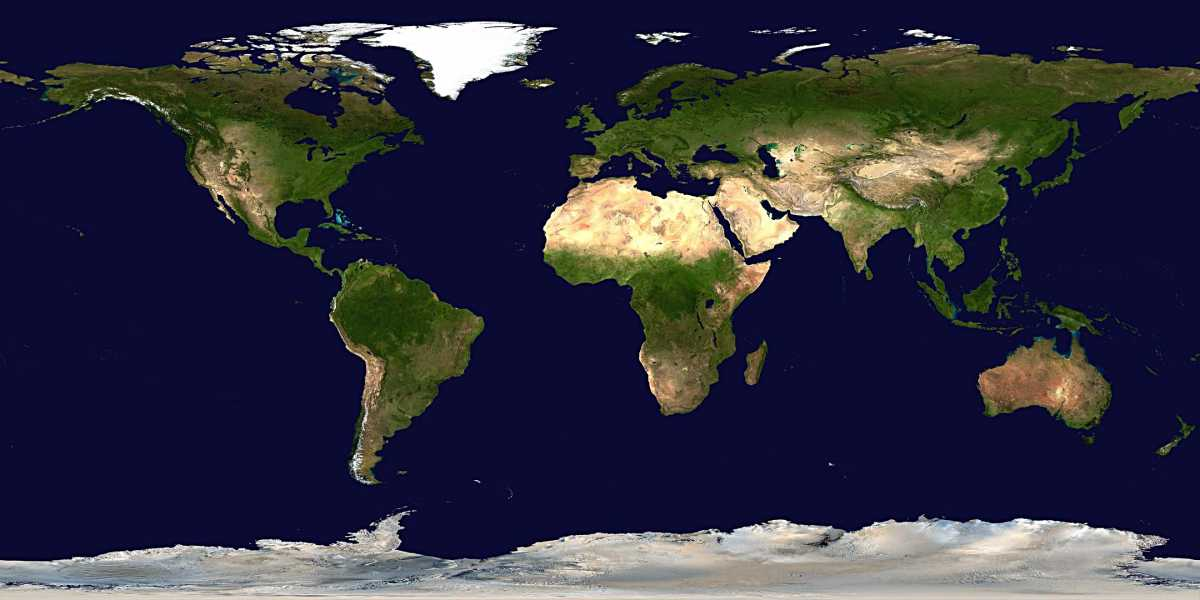
#> input picture earthmap.jpg, 1200 x 600 px
$ python Up_to_date_2.py
#> lines starting #> are read from the running program, lines starting #| are printed output that depends on the picture
### constants.py
import numpy as np
import matplotlib.pyplot as plt
from mpl_toolkits.mplot3d import Axes3D
from math import sin, cos, sqrt, fabs, atan2
from PIL import Image, ImageEnhance
from collections import deque

size = 100
R = 6378  # Radius of earth (km)
r = R + 2000  # Radius of satellite orbit (km)
G = 6.67430 * (10 ** (-11))  # Gravitational constant (m^3/kg*s^2)
M = 5.9722 * (10 ** 24)  # Earth mass (kg)
V = sqrt(G * M / (r * 10 ** 3))  # Velocity of Satellite (m/s)
# print('V=', V)
dt = 200  # Delta time (s)
omega = 0.0000729211840505999  # Earth Angular Velocity (rad/s)

r_c = 1010 # Radius of circle on the Earth
al = 30 * (np.pi / 180)  # angle of rotation of the satellite trajectory about the x axis
                         # i. e. angle between the plane of equator and the plane of satellite motion
phi0, teta0 = -1 * (3.5 * np.pi / 2) , -1 * (2 * np.pi / 6)  # np.pi/2 - r_c/R <= teta0 <= r_c/R - np.pi/2
dTeta = (r_c / R)
# phi0, teta0 = (2 * np.pi - phi0), (-np.pi / 2 + teta0)  # centre of a circle on sphere
circle_diap = [-np.pi, np.pi]

lstep = 1  # time step
# Different constants for findig ground track and circle on earth
A = R * sin(dTeta) * cos(teta0) * cos(phi0)
B = - R * cos(dTeta) * sin(teta0) * cos(phi0)
C = R * sin(dTeta) * sin(phi0)
D = - R * sin(dTeta) * cos(teta0) * sin(phi0)
E = R * cos(dTeta) * sin(teta0) * sin(phi0)
F = R * sin(dTeta) * cos(phi0)
G = R * sin(dTeta) * sin(teta0)
H = R * cos(dTeta) * cos(teta0)

phi0, teta0 = -1 * phi0, -1 * teta0

# al = -al
a = R * (1 + cos(al)) / 2
b = R * (1 - cos(al)) / 2
c = -R * sin(al)

# al = -al
f1 = V * 0.001 / r + omega
f2 = V * 0.001 / r - omega
gamma = V * 0.001 / r
if teta0 - dTeta > np.pi / 2 + al or teta0 + dTeta < np.pi / 2 - al:
    print('Interception is impossible')
    exit()
elif np.pi / 2 - al <= teta0 <= np.pi / 2 + al:
    print("\n Case 2 \n")
    min_, max_ = 10, -1
    for p in np.linspace(0, 4 * np.pi / 2, 500):
        x = A * np.cos(p) + C * np.sin(p) + B
        y = D * np.cos(p) + F * np.sin(p) + E
        it = np.arctan2(y, x)
        if it < min_:
            min_ = it
        if it > max_:
            max_ = it


elif teta0 > np.pi/2 + al or teta0 < np.pi/2 - al:
    print("\n Case 3 \n")
    if teta0 > np.pi/2 + al:
        shirota = np.pi/2 + al
    else:
        shirota = np.pi/2 - al
    min_, max_ = False, False
    p = 2*np.pi/500

    tet0 = atan2(sqrt((A+B)**2 + (D+E)**2), G+H)
    for p in np.linspace(0, 2*np.pi, 500):
        x = A * cos(p) + C * sin(p) + B
        y = D * cos(p) + F * sin(p) + E
        z = G * cos(p) + H

        tet1 = atan2(sqrt(x * x + y * y), z)
        # print((tet1 - tet0)*180/np.pi, end=' ')
        if tet0 <= shirota < tet1 or tet1 <= shirota < tet0:
            print('enter')
            if not min_:
                min_ = atan2(y, x)
                print('tet1 (grad), P',tet1*180/np.pi, p)
            elif not max_:
                max_ = atan2(y, x)
                print('tet1 (grad), P',tet1*180/np.pi, p)
                break
        tet0 = tet1
longitude = (min_, max_) if min_ < max_ else (max_,min_)
latitude = (max(teta0 - dTeta, np.pi / 2 - al), min(teta0 + dTeta, np.pi / 2 + al))
# print('longitude (grad)',longitude[0]*180/np.pi, longitude[1]*180/np.pi)
# print('latitude (rad)',latitude[0]*180/np.pi, latitude[1]*180/np.pi)
# print('Circle diapazone :', *circle_diap)

def spec_line():
    x, y, z = np.array([]), np.array([]), np.array([])
    for t in latitude:
        ph = np.mgrid[longitude[0]:longitude[1]:100j]
        # ph = np.mgrid[0:2*np.pi:100j]
        x = np.hstack((x, R * np.cos(ph) * sin(t)))
        y = np.hstack((y, R * np.sin(ph) * sin(t)))
        z = np.hstack((z, R * np.array([cos(t)] * 100)))
    for p in longitude:
        t = np.mgrid[latitude[0]:latitude[1]:100j]
        # t = np.mgrid[-np.pi/2:np.pi/2:100j]
        x = np.hstack((x, R * cos(p) * np.sin(t)))
        y = np.hstack((y, R * sin(p) * np.sin(t)))
        z = np.hstack((z, R * np.cos(t)))

    return x, y, z


# Rot_matr_z = np.array([
#         [cos(phi0), - sin(phi0), 0],
#         [sin(phi0), cos(phi0), 0],
#         [0, 0, 1]
#     ])
#     Rot_matr_y = np.array([
#         [cos(teta0), 0, sin(teta0)],
#         [0, 1, 0],
#         [-sin(teta0), 0, cos(teta0)]
#     ])
#
#
#     teta = np.array([(r_c / R)] * 100)
#     phi = np.mgrid[0: 2 * np.pi: 100j]
#     x = R * np.cos(phi) * np.sin(teta)
#     y = R * np.sin(phi) * np.sin(teta)
#     z = R * np.cos(teta)
#     xyz = np.array([x, y, z]).T
#     xyz = np.dot(np.dot(xyz, Rot_matr_y), Rot_matr_z).T
#
#     ax.plot(xyz[0], xyz[1], xyz[2], color='r', linewidth=4)

### interseption.py
from constants import *

distance = lambda x1, y1, z1, x2, y2, z2: R * np.arccos((x1 * x2 + y1 * y2 + z1 * z2) / R ** 2)


def satellite_pos(t_):
    x = a * cos(f1 * t_) + b * cos(f2 * t_)
    y = a * sin(f1 * t_) - b * sin(f2 * t_)
    z = c * sin(gamma * t_)
    ph = atan2(y, x)
    te = atan2(sqrt(x ** 2 + y ** 2), z)
    return ph, te


def satellite_pos2(t_):
    x = a * cos(f1 * t_) + b * cos(f2 * t_)
    y = a * sin(f1 * t_) - b * sin(f2 * t_)
    z = c * sin(gamma * t_)
    ph = atan2(y, x)
    te = atan2(sqrt(x ** 2 + y ** 2), z)
    return x, y, z, ph, te


def satellite_pos_xyz(t_):
    x = a * cos(f1 * t_) + b * cos(f2 * t_)
    y = a * sin(f1 * t_) - b * sin(f2 * t_)
    z = c * sin(gamma * t_)
    return x, y, z


def mid_step_per_t():
    dist = 0
    accur = 10000
    for i in range(accur):
        x1, y1, z1 = satellite_pos_xyz(i)
        x2, y2, z2 = satellite_pos_xyz(i + 1)
        dist += distance(x1, y1, z1, x2, y2, z2)
    return dist / accur


# [5 lines of commented-out code are left out]

step = min(fabs(longitude[1] - longitude[0]),
               fabs(latitude[1] - latitude[0])) / 2
mid_V = mid_step_per_t()
step1 = (0.25*step*r/mid_V)
step2 = (2*np.pi*r_c*0.0001/mid_V)
print("Step1 = %f\nStep2 = %f\nMid_V = %f\n" % (step1, step2, mid_V))

def meeting_time(begin=0):

#> called with begin = 0
    t_ = begin
    while True:
        ph, te = satellite_pos(t_)
        if (longitude[0] <= ph <= longitude[1] and
                latitude[0] <= te <= latitude[1]):
            break
        t_ += step1

    t1, t2 = False, False
    t = t_ - step1
    while True:
        ph, te = satellite_pos(t)
        if (longitude[0] <= ph <= longitude[1] and
                latitude[0] <= te <= latitude[1]):
            break
        t += step2
    t_ = t
    # calc center of cicrcle
    x0 = R * cos(phi0) * sin(teta0)
    y0 = R * sin(phi0) * sin(teta0)
    z0 = R * cos(teta0)

    d_rad = r_c  #

    # print('d=', *d)
    print('d-rad =', d_rad)
    # calculated

    # step2 = 3 * step / (gamma + omega * r)
    while True:
        # print('t- t_ =', t - t_)
        x, y, z, ph, te = satellite_pos2(t)
        if (ph > longitude[1] or te > latitude[1] or
                ph < longitude[0] or te < latitude[0]):
            print('t- t_ =', t - t_)
            break
        dist = R * np.arccos((x * x0 + y * y0 + z * z0) / R ** 2)
        t += step2
        if not t1:
            if dist <= r_c:
                t1 = t - step2
            else:
                continue
        elif not t2 and dist >= r_c:
            t2 = t - step2
            break
    if t1 and t2:
        return t_, step1, t1, t2, step2
    return meeting_time(t)

### Up_to_date_2.py
# the earth is motionless
# the satellite has an angular velocity
from interseption import *

t_, step, t1, t2, step2 = meeting_time()
err = tuple(((satellite_pos_xyz(t1)), (satellite_pos_xyz(t1 + step2))))
err = distance(*err[0], *err[1])/2
print('meeting tim() =  %f hours\nt1 = %f\nt2 = %f\n' % (t_/3600, t1, t2))
# exit()
if __name__ == '__main__':
    fig = plt.figure(figsize=(12, 9))
    ax = fig.add_subplot(111, projection='3d')
    plt.xlim([-r - 10, r + 10])
    plt.ylim([-r - 10, r + 10])
    ax.set_xlabel('x')
    ax.set_ylabel('y')
    ax.set_zlabel('z')
    ax.set_title('Circle')
    # ax.view_init(azim=2*np.pi/2)
    # plt.axis('off')
    # Load earthmap with PIL
    bm = Image.open('earthmap.jpg')
#> bm is the input picture: PIL image 1200x600 RGB; mean R, G, B 49.9, 49.2, 63.7
    bm = ImageEnhance.Brightness(bm).enhance(3)
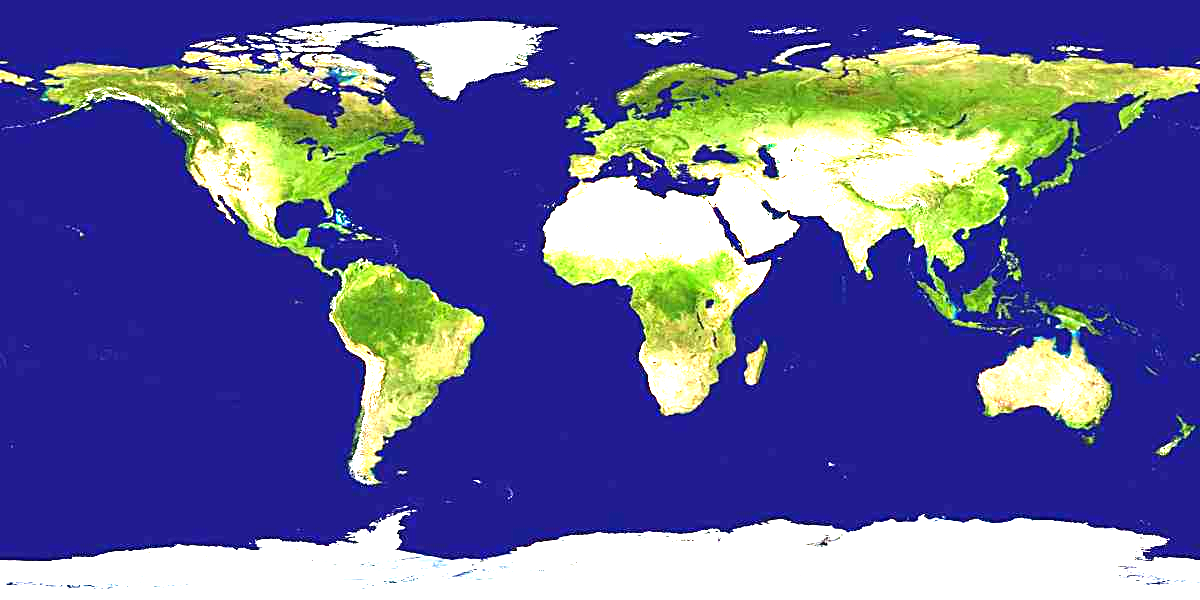
#> bm: PIL image 1200x600 RGB; mean R, G, B 97.4, 99.4, 152.9
    # It's big, so I'll rescale it, convert to array, and divide by 256 to get RGB values that matplotlib accept
    print(*bm.size)
#| 1200 600
    bm = np.array(bm.resize([d // 3 for d in bm.size])) / 256.
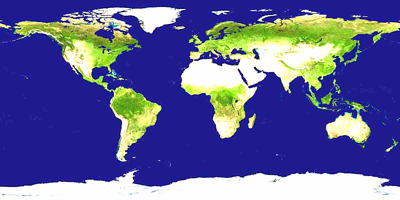
#> bm: shape (200, 400, 3) float64; mean R, G, B 0.38, 0.388, 0.597

    # d/1 is normal size, anything else is smaller - faster loading time on Uni HPC

    # Coordinates of the image - don't know if this is entirely accurate, but probably close
    lons = np.linspace(-180, 180, bm.shape[1]) * np.pi / 180
#> lons = 400 values from -3.14 to 3.14
    lats = np.linspace(-90, 90, bm.shape[0])[::-1] * np.pi / 180

    # Repeat code specifying face colours

    x = np.outer(R * np.cos(lons), np.cos(lats)).T
    y = np.outer(R * np.sin(lons), np.cos(lats)).T
    z = np.outer(R * np.ones(np.size(lons)), np.sin(lats)).T
    ax.plot_surface(x, y, z,
                    rstride=4, cstride=4,
                    facecolors=bm, linewidth=0.1, shade=False, alpha=0.3)
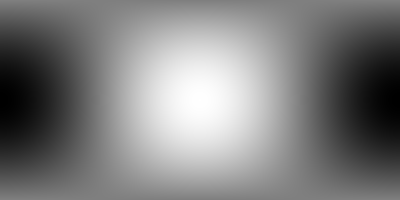
#> x: shape (200, 400) float64; min -6377.8, max 6377.6, mean -10.1; drawn with min black and max white

    # plotting circle on Earth
    phi = np.mgrid[circle_diap[0]:circle_diap[1]:200j]
    x = A * np.cos(phi) + C * np.sin(phi) + B
    y = D * np.cos(phi) + F * np.sin(phi) + E
    z = G * np.cos(phi) + H * np.ones(len(phi))
    ax.plot(x, y, z, color='r', alpha=0.5  )

    # plotting some helpfull lines
    x, y, z = spec_line()  #
    ax.plot(x, y, z, color='black')
    phi = np.mgrid[0:2 * np.pi:100j]
    x = R * np.cos(phi) * cos(al)
    y = R * np.sin(phi) * cos(al)
    z = R * np.array([sin(al)] * 100)
    ax.plot(x, y, z, color='orange')
    x = R * np.cos(phi) * cos(-al)
    y = R * np.sin(phi) * cos(-al)
    z = R * np.array([sin(-al)] * 100)
    ax.plot(x, y, z, color='orange')

    plt.ion()
    # plotting satellite trajectory and ground track realtime
    x, y, z = deque([], lstep + 1), deque([], lstep + 1), deque([], lstep + 1)
    x_gt, y_gt, z_gt = deque([], lstep + 1), deque([], lstep + 1), deque([], lstep + 1)
    t = 0 #t1 - 100*step
    colr = "g"
    while t <= 1000000: #t2 + 10*step:
        # ground track
        x_gt.append(a * cos(f1 * t) + b * cos(f2 * t))
        y_gt.append(a * sin(f1 * t) - b * sin(f2 * t))
        z_gt.append(c * sin(gamma * t))
        if t == t1 or t == t2:
            colr = "black"
        else:
            colr = "green"
        if t < t1 or t > t2:
            t += 2*step
        else:
            t += 30*step2

        ax.plot(x_gt, y_gt, z_gt, color=colr)
#> (the run stopped early here; a loop or call above may not have finished)
